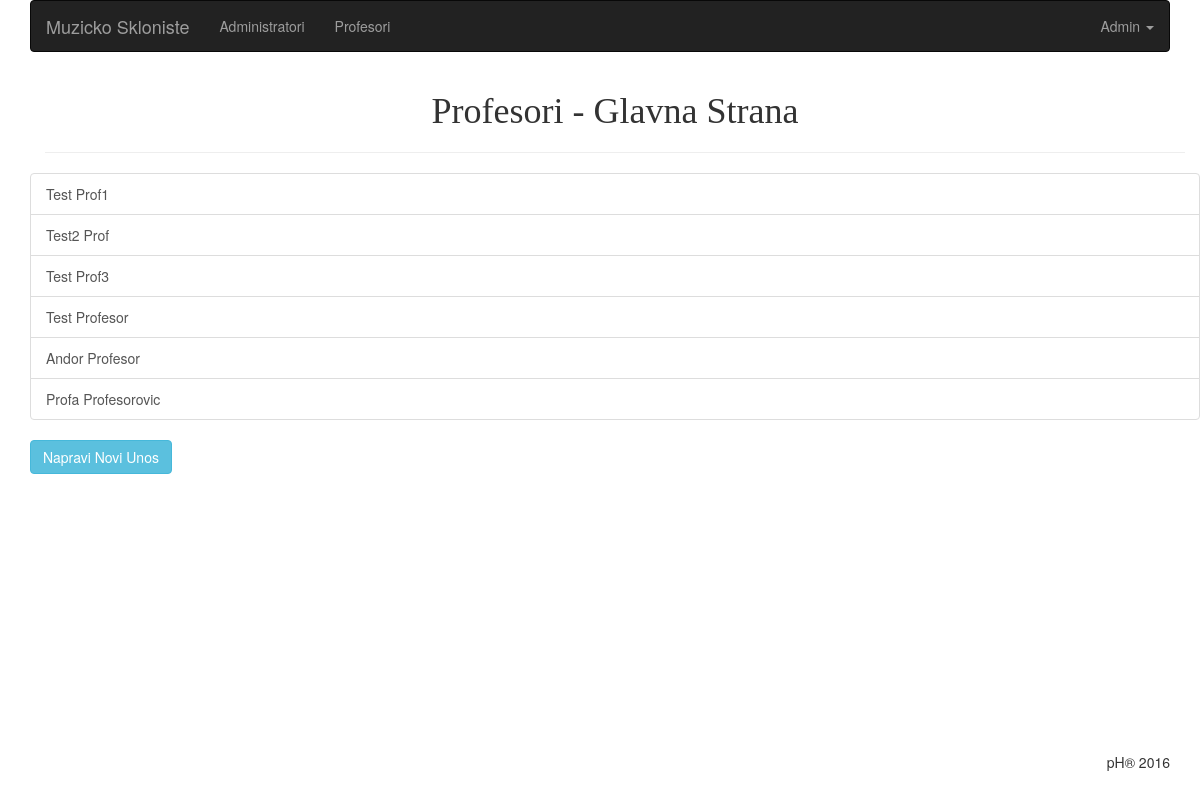
Screenshot of /php/views/profesori/index.php (signed in) with the database file from the repository.
### tables this page shows
CREATE TABLE profesori(id INTEGER PRIMARY KEY AUTOINCREMENT, name TEXT NOT NULL, surname TEXT NOT NULL, bio TEXT, instrument TEXT, img text(10));

### php/app/database/QueryBuilder.php (called while the page is built, shortened)
<?php
class QueryBuilder
{
	public function selectAllProf($table)
	{
		$db = new SQLite3('../../../skloniste.db');
		$stmt = $db->query('SELECT * FROM '.$table);
		while($result = $stmt->fetchArray(SQLITE3_ASSOC)):
			$r[] = $result;
		endwhile;
		if(isset($r)){
			return $r;
		}
	}
}

### php/views/profesori/index.php (the view)
<?php
	require 'prof.header.php';
	$query = $app['database'];
	$profesori = $query->selectAllProf('profesori');
?>
<section class="main">
	<div class="container">
		<h1 style="font-family: Impact; text-align: center;">Profesori - Glavna Strana</h1>
		<hr>
		<div class="row">
			<div class="list-group">
			<?php if (!isset($profesori)): ?>
			<?php else: ?>
			<?php foreach ($profesori as $p): ?>
				<a href="show.php?id=<?= $_POST['id'] = $p['id']; ?>" class="list-group-item"><?= $p['name']. ' ' . $p['surname']; ?></a>
			<?php endforeach; ?>
			<?php endif; ?>
			</div>
		</div>
		<div class="row">
			<a href="create.php" class="btn btn-info">Napravi Novi Unos</a>
		</div>
	</div>
</section>
<?php require '../admin.footer.php'; ?>

### php/views/profesori/prof.header.php (shortened to what this page needs)
<!DOCTYPE html>
<html>
<head>
<link rel="stylesheet" href="https://maxcdn.bootstrapcdn.com/bootstrap/3.3.7/css/bootstrap.min.css">
<link rel="stylesheet" href="../assets/css/admin.css">
</head>
<body>
<div class="container">
	<section class="header">
		<nav class="navbar navbar-inverse">
			<div class="container-fluid">
				<div class="navbar-header">
					<a class="navbar-brand" href="../../">Muzicko Skloniste</a>
				</div>
				<ul class="nav navbar-nav">
					<li><a href="../admin.index.php">Administratori</a></li>
					<li><a href="index.php">Profesori</a></li>
				</ul>
				<ul class="nav navbar-nav navbar-right">
					<li class="dropdown">
						<a class="dropdown-toggle" data-toggle="dropdown" href="#">Admin
						<span class="caret"></span></a>
					</li>
				</ul>
			</div>
		</nav>
	</section>

### php/views/admin.footer.php
<section class="footer pull-right" style="margin-top: 80px;">
	pH&reg; <?= date('Y'); ?>
</section>
</div>
</body>
</html>

### php/views/assets/css/admin.css (style rules this page uses)
.main { height: 75vh; }

### rows the page displays
profesori: name "Test", surname "Prof1"
profesori: name "Test2", surname "Prof"
profesori: name "Test", surname "Prof3"
profesori: name "Test", surname "Profesor"
profesori: name "Andor", surname "Profesor"
profesori: name "Profa", surname "Profesorovic"
